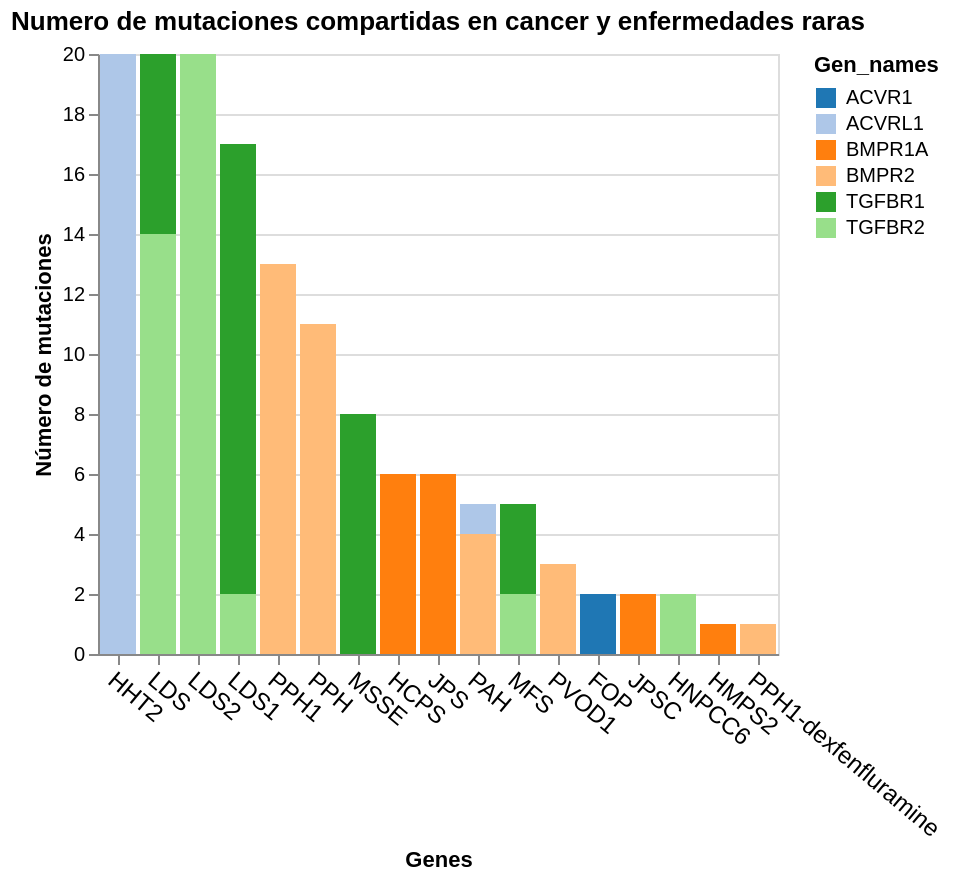

The code cell stored with this chart in its notebook:
### Code cell
import altair as alt
alt.Chart(df_cross_variations
).transform_aggregate(
    unique_aa_mutation='distinct(aa_mutation)',
    groupby=['Gen_names','Condition', 'aa_mutation']
).mark_bar().encode(
    y=alt.Y('count(unique_aa_mutation):Q', title='Número de mutaciones'),
    x=alt.X('Condition', sort='-y', title='Genes',axis=alt.Axis(
              labelAngle=40, labelFontSize=12)),
    color=alt.Color('Gen_names', scale=alt.Scale(scheme='category20')),
     tooltip=['count(unique_aa_mutation):Q', 'Gen_names', 'Condition(s)' ]
).properties(
    title="Numero de mutaciones compartidas en cancer y enfermedades raras"
)

### Figure 1 — Vega-Lite specification as saved in the notebook (floating-point values rounded to 4 significant figures; data arrays with more than 128 entries replaced by an {"elided": "..."} marker saying what was removed)
{"config": {"view": {"continuousWidth": 300, "continuousHeight": 300}}, "data": {"name": "data-909e4861aa92d766e896d1d25a5422ac"}, "mark": {"type": "bar"}, "encoding": {"color": {"field": "Gen_names", "scale": {"scheme": "category20"}, "type": "nominal"}, "tooltip": [{"aggregate": "count", "field": "unique_aa_mutation", "type": "quantitative"}, {"field": "Gen_names", "type": "nominal"}, {"field": "Condition(s)", "type": "nominal"}], "x": {"axis": {"labelAngle": 40, "labelFontSize": 12}, "field": "Condition", "sort": "-y", "title": "Genes", "type": "nominal"}, "y": {"aggregate": "count", "field": "unique_aa_mutation", "title": "Número de mutaciones", "type": "quantitative"}}, "title": "Numero de mutaciones compartidas en cancer y enfermedades raras", "transform": [{"aggregate": [{"op": "distinct", "field": "aa_mutation", "as": "unique_aa_mutation"}], "groupby": ["Gen_names", "Condition", "aa_mutation"]}], "$schema": "https://vega.github.io/schema/vega-lite/v5.17.0.json", "datasets": {"data-909e4861aa92d766e896d1d25a5422ac": {"elided": "224 records"}}}
